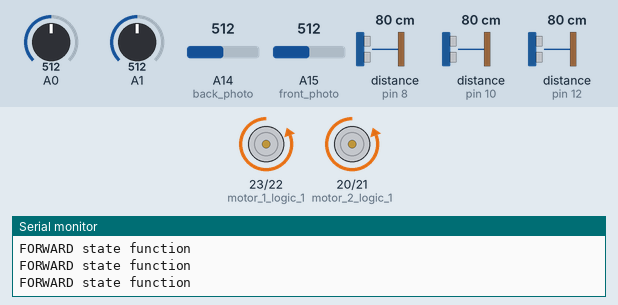
Recording of a sketch running on a simulated Arduino Mega 2560, built with avr-gcc and run on an emulated ATmega2560. On the bench: motor-driver pin pairs drawn as motors (green arrow = first pin HIGH = forward, orange = second pin HIGH = backward, longer = more drive, scaled by the enable pin), the last lines printed to the serial monitor. The test bench sets the inputs (shaded band); at power-on: A0 = 512, A1 = 512, A14 (back_photo) = 512, A15 (front_photo) = 512, distance to the obstacle (sensors on pin 8, pin 10, pin 12) 80 cm. The echo pulse lasts 58.3 µs per cm.

Above: at 0.1 s.
At 2.2 s:
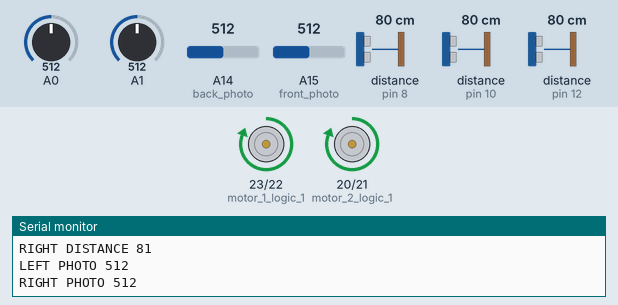
Timing chart, 0 to 3.7 s (numbered marks = the images above):
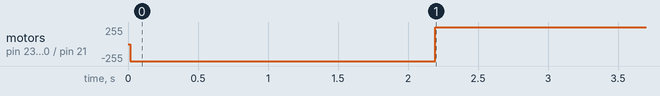

The sketch:

citrus_hack_2018.ino
```cpp
//GET IMU WORKING CHECK!!!!!!!!!!

//FINISH MOVEMENT STATE MACHINE WHY DOESNT RUN WHEN ITS IN STATE MACHINE

#include "Timer.h"
#include <NewPing.h>
#include "Time.h"


Timer t;


// GLOBAL FOR SONIC READ
//long duration_left;
long distance_left; // ACTUAL DISTANCE

//long duration_middle;
long distance_middle; // ACTUAL DISTANCE

//long duration_right;
long distance_right; // ACTUAL DISTANCE

int trig_left = 11;
int echo_left = 12;

int trig_middle = 9;
int echo_middle = 10;

int trig_right = 7;
int echo_right = 8;


//if doing new_ping
int MAX_DISTANCE = 200;

NewPing sonar_left(trig_left, echo_left, MAX_DISTANCE);

NewPing sonar_middle(trig_middle, echo_middle, MAX_DISTANCE);

NewPing sonar_right(trig_right, echo_right, MAX_DISTANCE);

//MAKE SURE I FILL IN CORRECT PIN VALUES LATER


//GLOBAL FOR PHOTO_RES_STATES

int left_photo = 17;

int right_photo = 16;

int front_photo = 15;

int back_photo = 14;

int left_photo_value;
int right_photo_value;
int front_photo_value;
int back_photo_value;

//GLOBAL MOTOR

int motor_1_logic_1 = 23;
int motor_1_logic_2 = 22;

int motor_2_logic_1 = 20;
int motor_2_logic_2 = 21;

int turn_on_en_1 = 5;
int turn_on_en_2 = 6;

int left_speed = 250;
int right_speed = 250;

float curr_left;
float curr_right;
float curr_rever;

//TIME FOR HALT MOVEMENT GLOBAL VARIABLES
//time_t time_1;
//time_t time_2;
unsigned long time_1;
unsigned long time_2;

//enum blinkStates {INIT_1, ON, OFF} blink_States;


//STATES FOR STATE MACHINES
enum sonic_states { INIT_SONIC, ON_1, OFF_1} sonic_states;

enum photo_res_states { INIT_PHOTO, ON_2, OFF_2} photo_res_states;

enum motor_states { INIT_MOTOR , FORWARD, HALT,REVERSE} motor_states;


void setup()
{
  Serial.begin(9600);
  // pinMode(pin, OUTPUT);
  //blink_Init();
  //t.every(1000, blink_Tick);


//USE
  //init functions for state machines

  sonic_init();
  photo_init();
  motor_init();


  t.every(1000,sonic_tick);
  t.every(1000,photo_tick);
  t.every(8,movement_tick);


}


void loop()
{
  t.update();


}


void photo_init() {
  photo_res_states = INIT_PHOTO;
}

void photo_tick() {
  //ACTIONS
 switch(photo_res_states){
   case INIT_PHOTO:
      pinMode(left_photo,INPUT);
      pinMode(right_photo,INPUT);
      pinMode(front_photo,INPUT);
      pinMode(back_photo,INPUT);
      break;
   case ON_2:

     left_photo_value = analogRead(left_photo);
     right_photo_value = analogRead(right_photo);
     front_photo_value = analogRead(front_photo);
     back_photo_value = analogRead(back_photo);

     //NEED TO MAP FRONT AND BACK
     //ASSUMING FRONT IS RED AND BACK IS BLUE
     front_photo_value = map(front_photo_value, 454,1023,0,500);// 730
     back_photo_value = map(back_photo_value,77,600,0,500);

     Serial.print( "LEFT PHOTO ");
     Serial.println(left_photo_value);

     Serial.print( "RIGHT PHOTO ");
     Serial.println(right_photo_value);

     Serial.print( "FRONT PHOTO ");
     Serial.println(front_photo_value);
     Serial.print("BACK PHOTO ");
     Serial.println(back_photo_value);
     Serial.println();
     break;
   case OFF_2:
     break;
   default:
     break;

  }

  switch(photo_res_states) {
    case INIT_PHOTO:
      photo_res_states = ON_2;
      break;
    case ON_2:
      photo_res_states = OFF_2;

     break;
    case OFF_2:
      photo_res_states = ON_2;
     break;
    default:
      break;

  }

}


//SONIC SENSOR STATE MACHINE
void sonic_init() {
  sonic_states = INIT_SONIC;

}


void sonic_tick(){
  //actions
  switch(sonic_states) {
   case INIT_SONIC:
    pinMode(trig_left,OUTPUT);
    pinMode(echo_left,INPUT);

    pinMode(trig_middle,OUTPUT);
    pinMode(echo_middle,INPUT);

    pinMode(trig_right,OUTPUT);
    pinMode(echo_right,INPUT);

    break;

   case ON_1:
  /*
    //left sonic
    digitalWrite(trig_left,LOW);
    delay(10);
    digitalWrite(trig_left,HIGH);
    delay(10);
    digitalWrite(trig_left,LOW);
    duration_left = pulseIn(echo_left,HIGH);
    distance_left = (duration_left/2) / 29.1;
    Serial.print("LEFT DISTANCE ");
    Serial.println(distance_left);

    //middle sonic
    digitalWrite(trig_middle,LOW);
    delay(10);
    digitalWrite(trig_middle,HIGH);
    delay(10);
    digitalWrite(trig_middle,LOW);
    duration_middle = pulseIn(echo_middle,HIGH);
    distance_middle = (duration_middle/2) / 29.1;
    Serial.print("MIDDLE DISTANCE ");
    Serial.println(distance_middle);

    //right sonic
    digitalWrite(trig_right,LOW);
    delay(10);
    digitalWrite(trig_right,HIGH);
    delay(10);
    digitalWrite(trig_right,LOW);
    duration_right = pulseIn(echo_right,HIGH);
    distance_right = (duration_right/2) / 29.1;
    Serial.print("RIGHT DISTANCE ");
    Serial.println(distance_right);

  */
    distance_left = sonar_left.ping_cm();
    distance_middle = sonar_middle.ping_cm();
    distance_right = sonar_right.ping_cm();

    Serial.print("LEFT DISTANCE ");
    Serial.println(distance_left);

    Serial.print("MIDDLE DISTANCE ");
    Serial.println(distance_middle);

    Serial.print("RIGHT DISTANCE ");
    Serial.println(distance_right);


    break;
   case OFF_1:
    break;

   default:
    break;
  }


  //transitions
  switch(sonic_states) {
    case INIT_SONIC:
      sonic_states = ON_1;
      break;
    case ON_1:
      sonic_states = OFF_1;
      break;
    case OFF_1:
      sonic_states = ON_1;
      break;
    default:
      break;
  }


}


//MOTOR STATE MACHINE
void motor_init() {
  motor_states = INIT_MOTOR;

}

void movement_tick() {
  //actions
  switch(motor_states){
    case INIT_MOTOR:


        Serial.println("INIT MOTOR state function");
        pinMode(turn_on_en_1,OUTPUT);
        pinMode(turn_on_en_2,OUTPUT);

        pinMode(motor_1_logic_1,OUTPUT);

        pinMode(motor_1_logic_2,OUTPUT);

        pinMode(motor_2_logic_1,OUTPUT);

        pinMode(motor_2_logic_2,OUTPUT);

        digitalWrite(turn_on_en_1,LOW);
        digitalWrite(turn_on_en_2,LOW);

        break;
    case FORWARD:

     Serial.println("FORWARD state function");
     digitalWrite(turn_on_en_1,HIGH);
     digitalWrite(turn_on_en_2,HIGH);

     digitalWrite(motor_1_logic_1,LOW);
     analogWrite(motor_1_logic_2,left_speed);

     digitalWrite(motor_2_logic_1,LOW);
     analogWrite(motor_2_logic_2,right_speed);
     break;


   case HALT:
      Serial.println("Halt state function ");
/*      time_1 = millis();

      time_2 = 1;

      while(time_2 - time_1 < 20000){
      time_2 = millis();
      */
      digitalWrite(turn_on_en_1,LOW);
      digitalWrite(turn_on_en_2,LOW);

      digitalWrite(motor_1_logic_1,LOW);
      digitalWrite(motor_1_logic_2,LOW);
      digitalWrite(motor_2_logic_1,LOW);
      digitalWrite(motor_2_logic_2,LOW);
      //}
      delay(5000);
      break;


  case REVERSE:
    digitalWrite(turn_on_en_1,HIGH);
    digitalWrite(turn_on_en_2,HIGH);

    digitalWrite(motor_1_logic_1,HIGH);
    digitalWrite(motor_1_logic_2,LOW);

    digitalWrite(motor_2_logic_1,HIGH);
    digitalWrite(motor_2_logic_2,LOW);


  }


    //transitions
    switch(motor_states){
     case INIT_MOTOR:
        motor_states = FORWARD;
        //motor_states = LEFT_TURN;
        break;
     case FORWARD:

      if (left_photo_value > 700 && right_photo_value > 700 && front_photo_value > 450 && back_photo_value > 450) {
          motor_states = HALT;
        }

        else if ((back_photo_value - front_photo_value) > 100){
          motor_states = REVERSE;
        }
        else if ((front_photo_value - back_photo_value) > 100){
          motor_states = FORWARD;
        }

        break;

     case REVERSE:
     if (left_photo_value > 700 && right_photo_value > 700 && front_photo_value > 450 && back_photo_value > 450) {
          motor_states = HALT;
        }

        else if ((back_photo_value - front_photo_value) > 100){
          motor_states = REVERSE;
        }
        else if ((front_photo_value - back_photo_value) > 100){
          motor_states = FORWARD;
        }
        break;
     case HALT:
        //motor_states = FORWARD;
        //motor_states = LEFT_TURN;
        if (left_photo_value > 700 && right_photo_value > 700 && front_photo_value > 450 && back_photo_value > 450) {
          motor_states = HALT;
        }

        else if ((back_photo_value - front_photo_value) > 100){
          motor_states = REVERSE;
        }
        else if ((front_photo_value - back_photo_value) > 100){
          motor_states = FORWARD;
        }
        break;


     default:
        break;
    }

}

//GLOBAL TURN FUNCTIONS

void left_turn(){
  digitalWrite(turn_on_en_1,HIGH);
  digitalWrite(turn_on_en_2,HIGH);


  digitalWrite(motor_1_logic_1,HIGH);
  digitalWrite(motor_1_logic_2,LOW);
  digitalWrite(motor_2_logic_1,LOW);
  digitalWrite(motor_2_logic_2,HIGH);
  delay(420);
}


void right_turn(){
  digitalWrite(turn_on_en_1,HIGH);
  digitalWrite(turn_on_en_2,HIGH);


  digitalWrite(motor_1_logic_1,LOW);
  analogWrite(motor_1_logic_2,HIGH);
  analogWrite(motor_2_logic_1,HIGH);
  digitalWrite(motor_2_logic_2,LOW);
  delay(420);
}

void reverse_turn(){

  digitalWrite(turn_on_en_1,HIGH);
  digitalWrite(turn_on_en_2,HIGH);


  digitalWrite(motor_1_logic_1,HIGH);
  digitalWrite(motor_1_logic_2,LOW);
  digitalWrite(motor_2_logic_1,LOW);
  digitalWrite(motor_2_logic_2,HIGH);
  delay(840);
}
```

Measured:
- by itself, motor on pin 23 (motor_1_logic_1) / pin 22 (motor_1_logic_2), motor on pin 20 (motor_2_logic_1) / pin 21 (motor_2_logic_2): stopped → backward 255/255 at 0.02 s, → forward 255/255 2.2 s later
